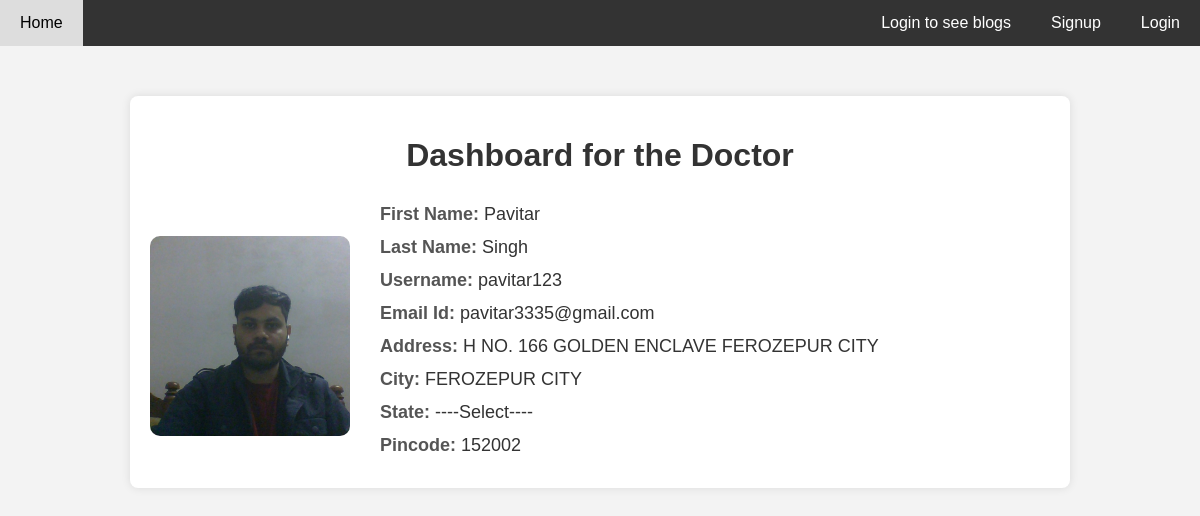
The page /dashboard/ (signed in) on the database its author committed.
### login_system/models.py (models this page shows, shortened)
class Doctor(models.Model):
    first_name = models.CharField(max_length=100)
    last_name = models.CharField(max_length=100)
    profile_picture = models.ImageField(upload_to='static/images/Doctor/')
    username = models.CharField(max_length=100, unique=True)
    email = models.EmailField(unique=True)
    password = models.CharField(max_length=100)
    address_line1 = models.CharField(max_length=255)
    city = models.CharField(max_length=100)
    state = models.CharField(max_length=100)
    pincode = models.CharField(max_length=10)

### login_system/views.py (the view)
# urls.py: path('dashboard/', views.dashbaord, name="dashboard"),
def dashbaord(request):
    data = request.session.get('user')
    doctor_data = Doctor.objects.filter(username=data).first()
    patient_data = Patient.objects.filter(username=data).first()
    if doctor_data:
        request.session['heading'] = "Doctor"
        return render(request, "dashboard.html", {"heading": "Doctor", "data": doctor_data})
    else:
        request.session['heading'] = "Patient"
        return render(request, "dashboard.html", {"heading": "Patient", "data": patient_data})

### templates/dashboard.html (shortened to what this page needs)
<!DOCTYPE html>
<html lang="en">
<head>
    <link rel="stylesheet" type="text/css" href="/static/css/dashboard.css">
</head>
<body>
    {% include 'navbar.html' %}
    <div class="container">
        <h1>Dashboard for the {{ heading }}</h1>
        <div class="user-info">
            <div class="profile-picture">
                <img src="{{ data.profile_picture.url }}" alt="Profile Picture">
            </div>
            <div class="user-details">
                <p><strong>First Name:</strong> {{ data.first_name }}</p>
                <p><strong>Last Name:</strong> {{ data.last_name }}</p>
                <p><strong>Username:</strong> {{ data.username }}</p>
                <p><strong>Email Id:</strong> {{ data.email }}</p>
                <p><strong>Address:</strong> {{ data.address_line1 }}</p>
                <p><strong>City:</strong> {{ data.city }}</p>
                <p><strong>State:</strong> {{ data.state }}</p>
                <p><strong>Pincode:</strong> {{ data.pincode }}</p>
            </div>
        </div>
    </div>
</body>
</html>

### templates/navbar.html
<div class="navbar">
    <a href="/">Home</a>
    <div class="right">
        {% if request.user.is_authenticated %}
        <a href="/dashboard">Welcome, {{ user.get_username }}</a>
        {% if request.session.heading == "Doctor" %}
        <a href="/Doctor_blogs">Blogs</a>
        <a href="/add_blog">Add blog</a>
        {% elif request.session.heading == "Patient" %}
        <a href="/Patient_blogs">Blogs</a>
        {% endif %}
        <a href="/logout">Logout</a>
        {% else %}
        <a>Login to see blogs</a>
        <a href="/signup">Signup</a>
        <a href="/login">Login</a>
        {% endif %}
    </div>
</div>

### static/css/dashboard.css (style rules this page uses)
body { font-family: Arial, sans-serif; margin: 0; padding: 0; background-color: #f3f3f3; }
.container { max-width: 900px; margin: 20px auto; padding: 30px; background-color: #fff; border-radius: 15px; box-shadow: 0 0 20px rgba(0, 0, 0, 0.2); }
h1 { font-size: 32px; margin-bottom: 20px; text-align: center; color: #333; }
.user-info { display: flex; align-items: center; margin-top: 30px; }
.profile-picture { width: 200px; height: 200px; border-radius: 10px; overflow: hidden; margin-right: 30px; }
.profile-picture img { width: 100%; height: 100%; object-fit: cover; }
.user-details { flex: 1; color: #333; }
.user-details p { margin: 0; margin-bottom: 12px; font-size: 18px; }
.user-details strong { font-weight: bold; color: #555; }
.navbar { overflow: hidden; background-color: #333; margin-bottom: 20px; }
.navbar a { float: left; display: block; color: white; text-align: center; padding: 14px 20px; text-decoration: none; }
.navbar .right { float: right; }
.container { width: 80%; margin: 50px auto; background-color: #fff; padding: 20px; border-radius: 8px; box-shadow: 0 0 10px rgba(0, 0, 0, 0.1); }
h1 { text-align: center; }

### rows shown on the page
Doctor: profile_picture (picture), first_name "Pavitar", last_name "Singh", username "pavitar123", email "pavitar3335@gmail.com", address_line1 "H NO. 166 GOLDEN ENCLAVE FEROZEPUR CITY", city "FEROZEPUR CITY", state "----Select----", pincode "152002"

### other values the page prints
{{ heading }} "Doctor"
